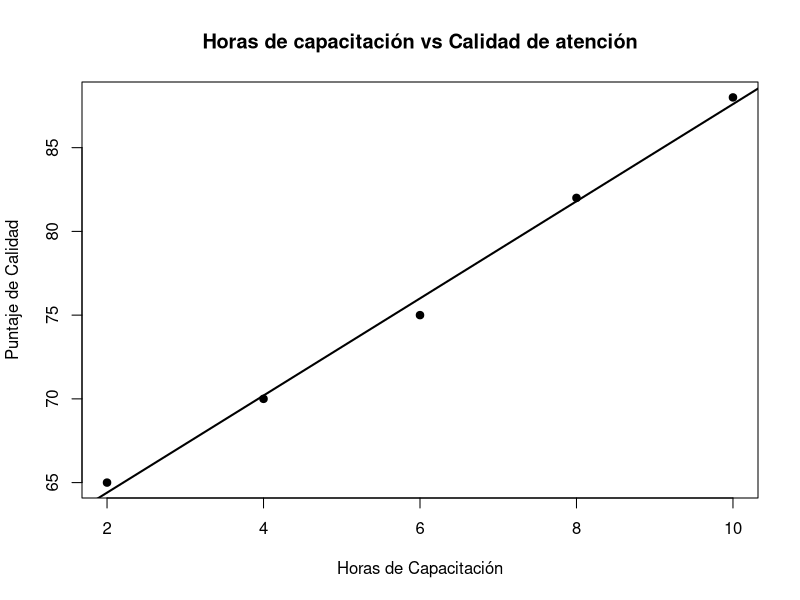
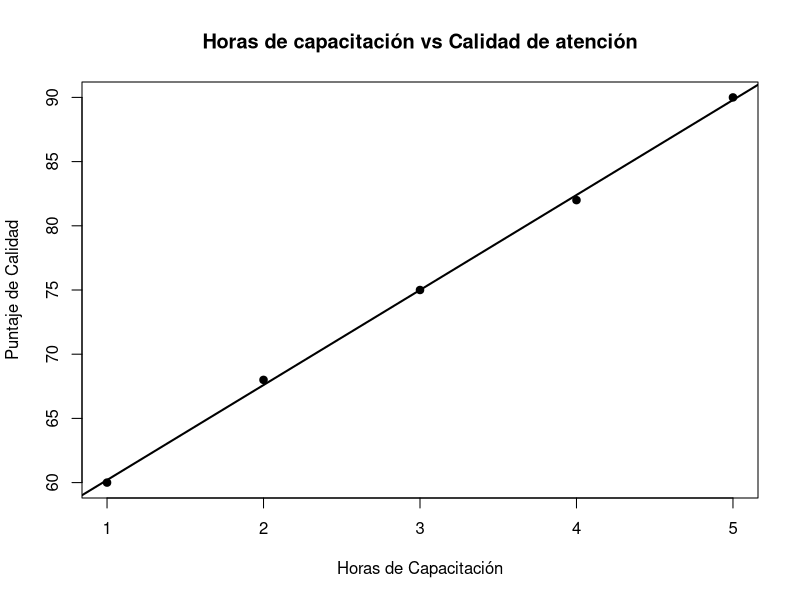
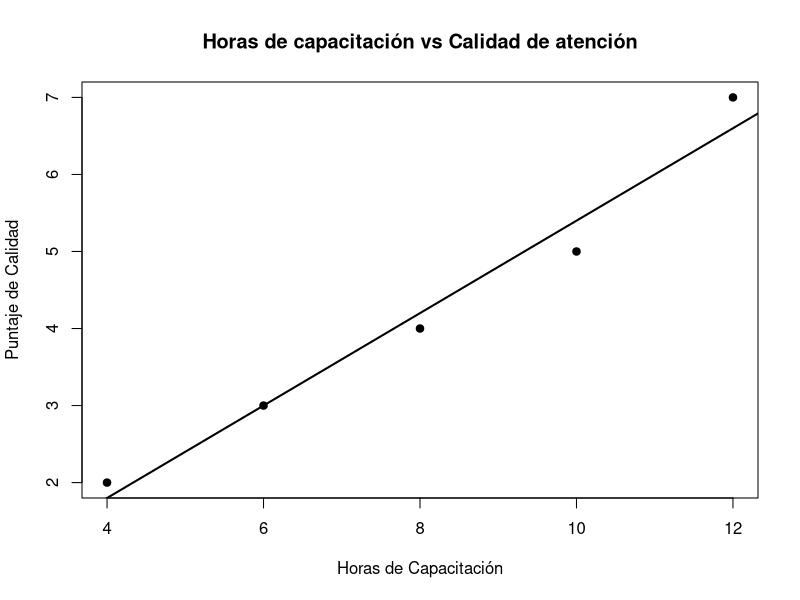
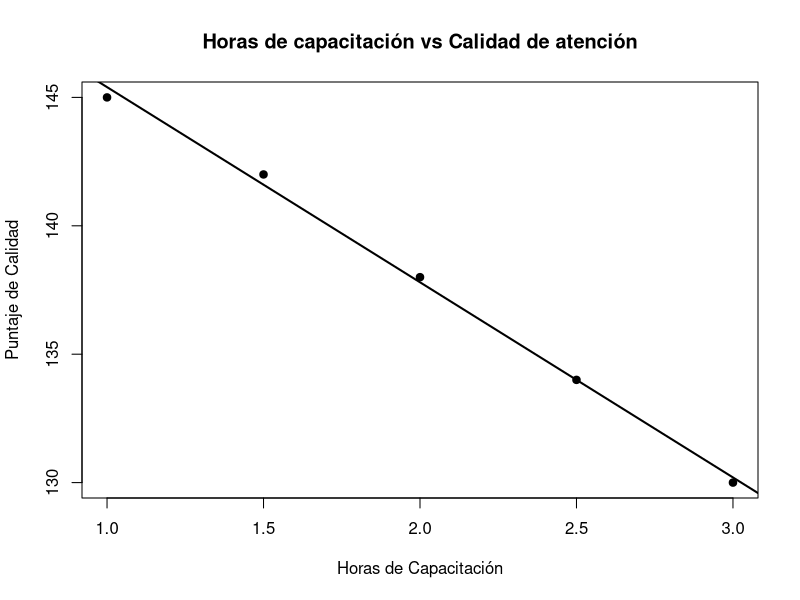
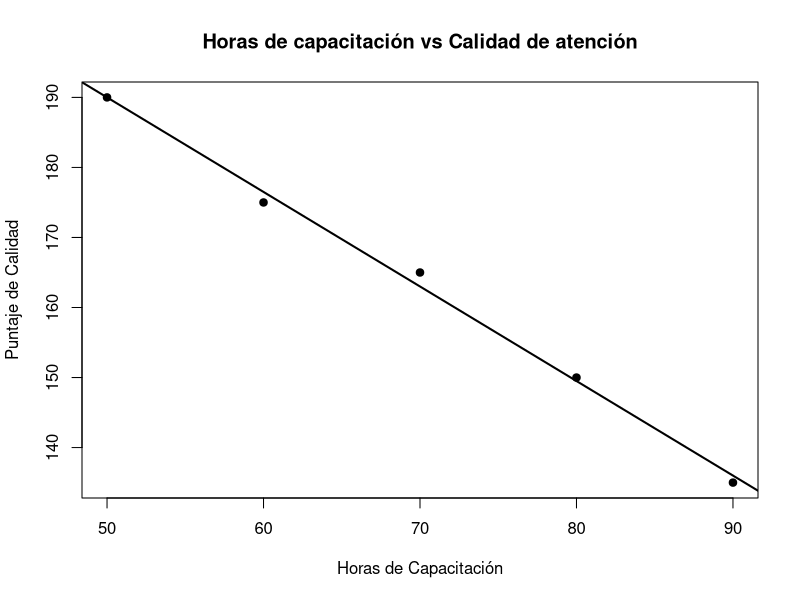

The R source for these figures, in order:
## ---- chunk 1
#DATOS
x<-c(2,4,6,8,10)
y<-c(65,70,75,82,88)

#Correlación de pearsson
cor(x,y)

#Obtener coeficientes de la regresión
#Modelo
modelo <- lm(y ~ x)
coef(modelo)

#Hay una correlación fuerte positiva entre ambas variables

#Cuando recibe una capacitacion de 12 horas de duración
predict(modelo,data.frame(x=12))

#gráfico
plot(x,y,main = "Horas de capacitación vs Calidad de atención",
xlab="Horas de Capacitación",
ylab="Puntaje de Calidad",
pch=19)

abline(modelo,lwd=2)
## ---- chunk 2
#DATOS
x<-c(1,2,3,4,5)
y<-c(60,68,75,82,90)

#Correlación de pearsson
cor(x,y)

#Obtener coeficientes de la regresión
#Modelo
modelo <- lm(y ~ x)
coef(modelo)

#Hay una correlación fuerte positiva entre ambas variables

#Cuando recibe una capacitacion de 12 horas de duración
predict(modelo,data.frame(x=6))

#gráfico
plot(x,y,main = "Horas de capacitación vs Calidad de atención",
xlab="Horas de Capacitación",
ylab="Puntaje de Calidad",
pch=19)

abline(modelo,lwd=2)
## ---- chunk 3
#DATOS
x<-c(4,6,8,10,12)
y<-c(2,3,4,5,7)

#Correlación de pearsson
cor(x,y)

#Obtener coeficientes de la regresión
#Modelo
modelo <- lm(y ~ x)
coef(modelo)

#Hay una correlación fuerte positiva entre ambas variables

#Cuando recibe una capacitacion de 12 horas de duración
predict(modelo,data.frame(x=14))

#gráfico
plot(x,y,main = "Horas de capacitación vs Calidad de atención",
xlab="Horas de Capacitación",
ylab="Puntaje de Calidad",
pch=19)

abline(modelo,lwd=2)
## ---- chunk 4
#DATOS
x<-c(1.0,1.5,2.0,2.5,3.0)
y<-c(145,142,138,134,130)

#Correlación de pearsson
cor(x,y)

#Obtener coeficientes de la regresión
#Modelo
modelo <- lm(y ~ x)
coef(modelo)

#Hay una correlación fuerte positiva entre ambas variables

#Cuando recibe una capacitacion de 12 horas de duración
predict(modelo,data.frame(x=3.5))

#gráfico
plot(x,y,main = "Horas de capacitación vs Calidad de atención",
xlab="Horas de Capacitación",
ylab="Puntaje de Calidad",
pch=19)

abline(modelo,lwd=2)
## ---- chunk 5
#DATOS
x<-c(50,60,70,80,90)
y<-c(190,175,165,150,135)

#Correlación de pearsson
cor(x,y)

#Obtener coeficientes de la regresión
#Modelo
modelo <- lm(y ~ x)
coef(modelo)

#Hay una correlación fuerte positiva entre ambas variables

#Cuando recibe una capacitacion de 12 horas de duración
predict(modelo,data.frame(x=95))

#gráfico
plot(x,y,main = "Horas de capacitación vs Calidad de atención",
xlab="Horas de Capacitación",
ylab="Puntaje de Calidad",
pch=19)

abline(modelo,lwd=2)
